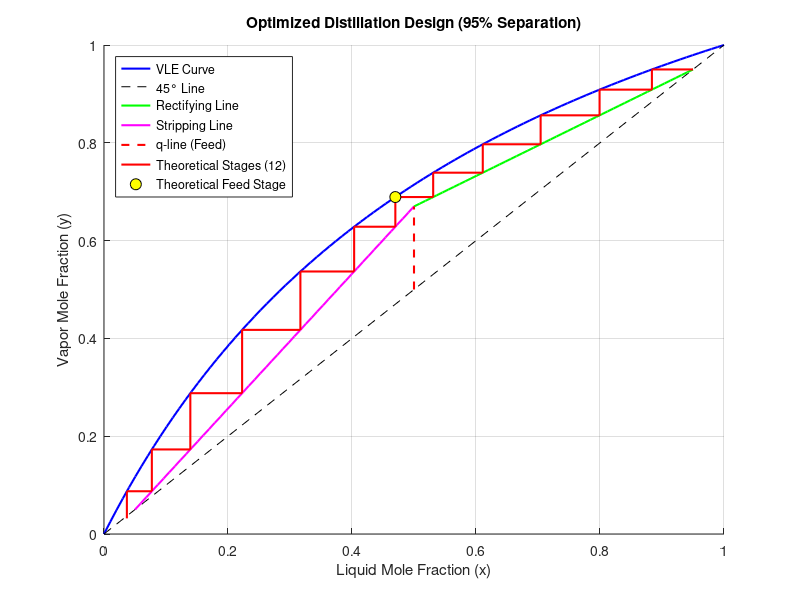

This chart was generated by the following MATLAB code: (Note: this script raises an error after producing the figure.)
% Binary Distillation Column Simulation using McCabe-Thiele Method
% System: Benzene-Toluene (Ideal Mixture)

clear; clc; clf;

fprintf('--- Starting Distillation Simulation ---\n');

% --- 1. Define Feed, Target, and Plant Parameters ---
alpha = 2.5;              % Relative volatility (Benzene-Toluene)
xF = 0.5;                 % Feed mole fraction (50%)
xD_target = 0.95;         % TARGET: 95% Separation Efficiency 
xB = 0.05;                % Bottoms waste fraction (5%)
q = 1.0;                  % Saturated liquid feed
tray_efficiency = 0.75;   % NEW: Real-world tray efficiency (75%)

% --- 2. DYNAMIC CALCULATION: Minimum Reflux Ratio (R_min) ---
y_vle_at_feed = (alpha * xF) / (1 + (alpha - 1) * xF); 
slope_min = (xD_target - y_vle_at_feed) / (xD_target - xF);
R_min = slope_min / (1 - slope_min);
R_actual = 1.5 * R_min; 

fprintf('Target Purity: %d%%\n', xD_target * 100);
fprintf('Calculated Minimum Reflux (R_min): %.3f\n', R_min);
fprintf('Selected Operating Reflux (1.5 * R_min): %.3f\n\n', R_actual);

% --- 3. Generate VLE Curve ---
x_vle = linspace(0, 1, 100);
y_vle = (alpha .* x_vle) ./ (1 + (alpha - 1) .* x_vle);

% --- 4. Calculate Operating Lines ---
% Rectifying Section
x_rect = linspace(xF, xD_target, 50);
y_rect = (R_actual / (R_actual + 1)) .* x_rect + (xD_target / (R_actual + 1));

% Intersection point
x_int = xF;
y_int = (R_actual / (R_actual + 1)) * x_int + (xD_target / (R_actual + 1));

% Stripping Section
x_strip = linspace(xB, x_int, 50);
slope_strip = (y_int - xB) / (x_int - xB);
y_strip = slope_strip .* (x_strip - xB) + xB;

% --- 5. Stepwise Stage Construction ---
stages_x = xD_target;
stages_y = xD_target;
current_x = xD_target;
current_y = xD_target;
stage_count = 0;
optimal_feed_stage = 0; 

while current_x > xB
    % Horizontal step (Equilibrium)
    current_x = current_y / (alpha - current_y * (alpha - 1));
    stages_x = [stages_x, current_x];
    stages_y = [stages_y, current_y];
    
    stage_count = stage_count + 1;
    
    % Vertical step (Operating lines) & Feed Tray Logic
    if current_x > xF
        current_y = (R_actual / (R_actual + 1)) * current_x + (xD_target / (R_actual + 1));
    else
        if optimal_feed_stage == 0
            optimal_feed_stage = stage_count;
        end
        current_y = slope_strip * (current_x - xB) + xB;
    end
    
    stages_x = [stages_x, current_x];
    stages_y = [stages_y, current_y];
end

% NEW: Calculate Actual Physical Trays needed based on efficiency
actual_physical_trays = ceil(stage_count / tray_efficiency);

fprintf('--- Simulation Results ---\n');
fprintf('Theoretical Stages Required: %d\n', stage_count);
fprintf('Actual Physical Trays to Build (at 75%% efficiency): %d\n', actual_physical_trays);
fprintf('Optimal Feed Location: Physical Tray %d\n', ceil(optimal_feed_stage / tray_efficiency));
fprintf('----------------------------------------\n');

% --- 6. Plotting ---
figure(1);
hold on;
plot(x_vle, y_vle, 'b-', 'LineWidth', 1.5, 'DisplayName', 'VLE Curve');
plot([0 1], [0 1], 'k--', 'DisplayName', '45° Line');
plot(x_rect, y_rect, 'g-', 'LineWidth', 1.5, 'DisplayName', 'Rectifying Line');
plot(x_strip, y_strip, 'm-', 'LineWidth', 1.5, 'DisplayName', 'Stripping Line');
plot([xF xF], [xF y_int], 'r--', 'LineWidth', 1.5, 'DisplayName', 'q-line (Feed)');
plot(stages_x, stages_y, 'r-', 'LineWidth', 1.5, 'DisplayName', sprintf('Theoretical Stages (%d)', stage_count));
plot(stages_x(optimal_feed_stage*2), stages_y(optimal_feed_stage*2), 'ko', 'MarkerSize', 8, 'MarkerFaceColor', 'y', 'DisplayName', 'Theoretical Feed Stage');

title('Optimized Distillation Design (95% Separation)');
xlabel('Liquid Mole Fraction (x)');
ylabel('Vapor Mole Fraction (y)');
axis([0 1 0 1]);
grid on;
legend('Location', 'northwest');
hold off;

% --- 7. Generate Dataset and Export to CSV (Analytics Ready) ---
Tray_Number = (0:stage_count)';
Liquid_Fraction_x = stages_x(1:2:end)';
Vapor_Fraction_y = stages_y(1:2:end)';

% NEW: Dynamic Tagging for SQL/Power BI analysis
Column_Section = cell(stage_count + 1, 1);
for i = 1:length(Column_Section)
    if i == 1
        Column_Section{i} = 'Condenser';
    elseif i <= optimal_feed_stage
        Column_Section{i} = 'Rectifying';
    else
        Column_Section{i} = 'Stripping';
    end
end

% Create a structured table
StageData = table(Tray_Number, Column_Section, Liquid_Fraction_x, Vapor_Fraction_y);

% Export to CSV
writetable(StageData, 'Distillation_Stage_Compositions.csv');
fprintf('Success: Analytics-ready dataset exported to "Distillation_Stage_Compositions.csv"\n');
